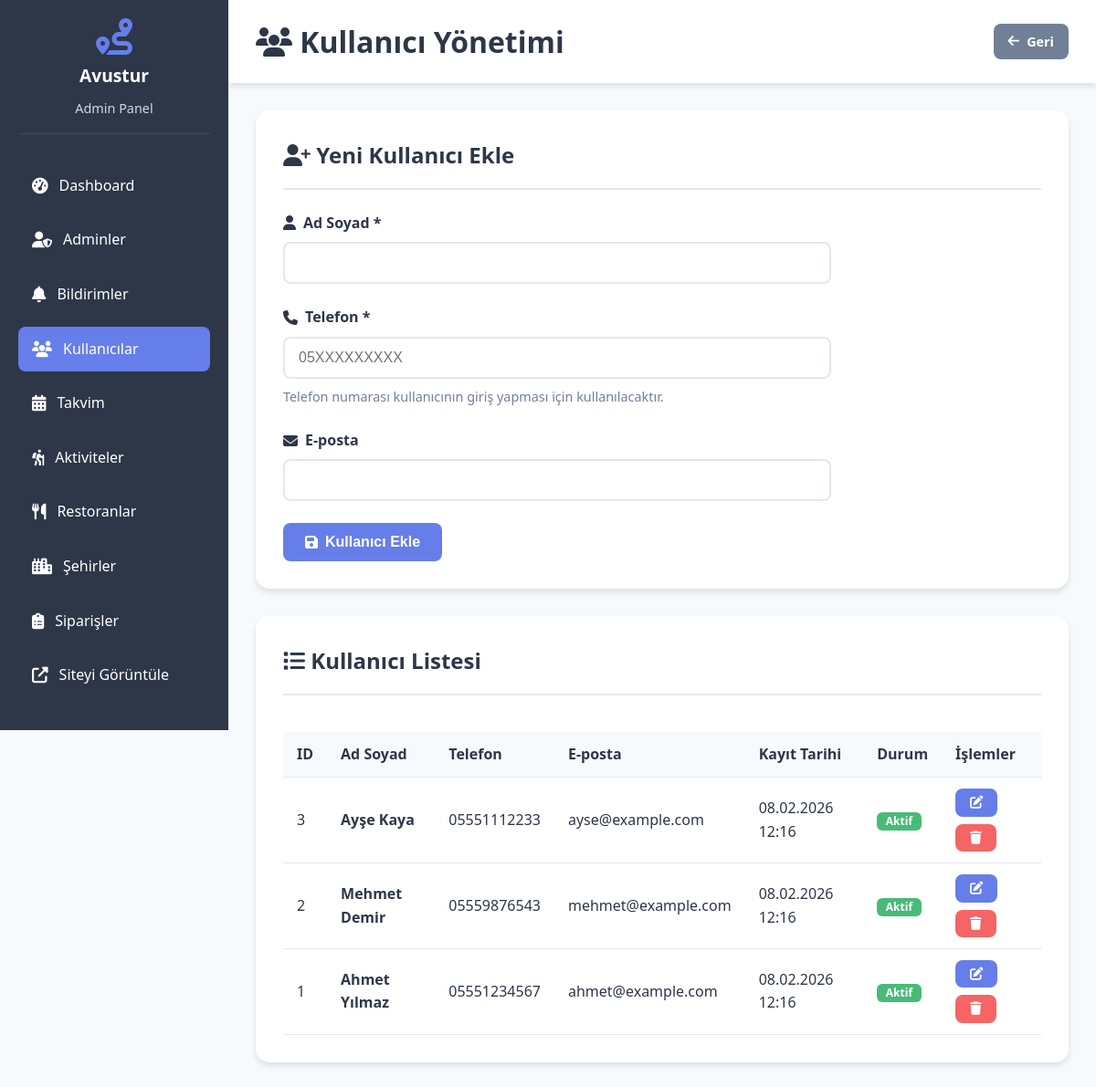
The page /admin/kullanicilar.php (signed in) on the database its author committed.
### tables this page shows
CREATE TABLE kullanicilar (
    id INT AUTO_INCREMENT PRIMARY KEY,
    ad_soyad VARCHAR(100) NOT NULL,
    telefon VARCHAR(15) UNIQUE NOT NULL,
    email VARCHAR(100),
    kayit_tarihi DATETIME DEFAULT CURRENT_TIMESTAMP,
    aktif TINYINT(1) DEFAULT 1,
    INDEX idx_telefon (telefon)
);

### config.php (called while the page is built, shortened)
<?php
function sanitize($data) {
    return htmlspecialchars(strip_tags(trim($data)), ENT_QUOTES, 'UTF-8');
}
?>

### admin/kullanicilar.php (the view, shortened to what this page needs)
<?php
require_once '../config.php';
$stmt = $db->query("SELECT * FROM kullanicilar ORDER BY id DESC");
$kullanicilar = $stmt->fetchAll();
?>
<!DOCTYPE html>
<html lang="tr">
<head>
    <link rel="stylesheet" href="../assets/css/style.css">
    <link rel="stylesheet" href="https://cdnjs.cloudflare.com/ajax/libs/font-awesome/6.4.0/css/all.min.css">
</head>
<body>
    <?php include 'includes/sidebar.php'; ?>
    <div class="admin-content">
        <div class="admin-header">
            <h1><i class="fas fa-users"></i> Kullanıcı Yönetimi</h1>
            <a href="index.php" class="btn btn-sm btn-secondary">
                <i class="fas fa-arrow-left"></i> Geri
            </a>
        </div>
        <div class="admin-card">
            <h2><i class="fas fa-user-plus"></i> Yeni Kullanıcı Ekle</h2>
            <form method="POST" style="max-width: 600px;">
                <div class="form-group">
                    <label for="ad_soyad">
                        <i class="fas fa-user"></i> Ad Soyad *
                    </label>
                    <input type="text" id="ad_soyad" name="ad_soyad" required>
                </div>
                <div class="form-group">
                    <label for="telefon">
                        <i class="fas fa-phone"></i> Telefon *
                    </label>
                    <input type="tel" id="telefon" name="telefon" placeholder="05XXXXXXXXX" maxlength="11" required>
                    <small>Telefon numarası kullanıcının giriş yapması için kullanılacaktır.</small>
                </div>
                <div class="form-group">
                    <label for="email">
                        <i class="fas fa-envelope"></i> E-posta
                    </label>
                    <input type="email" id="email" name="email">
                </div>
                <button type="submit" class="btn btn-primary">
                    <i class="fas fa-save"></i> Kullanıcı Ekle
                </button>
            </form>
        </div>
        <div class="admin-card">
            <h2><i class="fas fa-list"></i> Kullanıcı Listesi</h2>
            <?php if (count($kullanicilar) > 0): ?>
                <div class="table-responsive">
                    <table>
                        <thead>
                            <tr>
                                <th>ID</th>
                                <th>Ad Soyad</th>
                                <th>Telefon</th>
                                <th>E-posta</th>
                                <th>Kayıt Tarihi</th>
                                <th>Durum</th>
                                <th>İşlemler</th>
                            </tr>
                        </thead>
                        <tbody>
                            <?php foreach ($kullanicilar as $kullanici): ?>
                                <tr>
                                    <td><?php echo $kullanici['id']; ?></td>
                                    <td><strong><?php echo sanitize($kullanici['ad_soyad']); ?></strong></td>
                                    <td><?php echo sanitize($kullanici['telefon']); ?></td>
                                    <td><?php echo sanitize($kullanici['email']); ?></td>
                                    <td><?php echo date('d.m.Y H:i', strtotime($kullanici['kayit_tarihi'])); ?></td>
                                    <td>
                                        <?php if ($kullanici['aktif']): ?>
                                            <span class="badge badge-success">Aktif</span>
                                        <?php else: ?>
                                            <span class="badge badge-danger">Pasif</span>
                                        <?php endif; ?>
                                    </td>
                                    <td>
                                        <div class="action-buttons">
                                            <a href="kullanici_duzenle.php?id=<?php echo $kullanici['id']; ?>"
                                               class="btn btn-sm btn-primary"
                                               title="Düzenle">
                                                <i class="fas fa-edit"></i>
                                            </a>
                                            <?php if ($kullanici['aktif']): ?>
                                                <a href="?delete=<?php echo $kullanici['id']; ?>"
                                                   class="btn btn-sm btn-danger"
                                                   onclick="return confirm('Bu kullanıcıyı pasif yapmak istediğinize emin misiniz?')">
                                                    <i class="fas fa-trash"></i>
                                                </a>
                                            <?php endif; ?>
                                        </div>
                                    </td>
                                </tr>
                            <?php endforeach; ?>
                        </tbody>
                    </table>
                </div>
            <?php endif; ?>
        </div>
    </div>
</body>
</html>

### assets/css/style.css (style rules this page uses)
* { margin: 0; padding: 0; box-sizing: border-box; }
:root { --primary-color: #667eea; --secondary-color: #764ba2; --success-color: #48bb78; --danger-color: #f56565; --warning-color: #ed8936; --info-color: #4299e1; --dark-color: #2d3748; --light-color: #f7fafc; --white-color: #ffffff; --text-color: #2d3748; --text-light: #718096; --border-color: #e2e8f0; --shadow: 0 4px 6px rgba(0, 0, 0, 0.1); --shadow-lg: 0 10px 25px rgba(0, 0, 0, 0.15); }
body { font-family: 'Segoe UI', Tahoma, Geneva, Verdana, sans-serif; line-height: 1.6; color: var(--text-color); background-color: var(--light-color); }
a { text-decoration: none; color: inherit; transition: all 0.3s ease; }
.btn { display: inline-flex; align-items: center; gap: 8px; padding: 12px 24px; border: none; border-radius: 8px; font-size: 1rem; font-weight: 600; cursor: pointer; transition: all 0.3s ease; text-align: center; }
.btn-primary { background: var(--primary-color); color: var(--white-color); }
.btn-secondary { background: var(--text-light); color: var(--white-color); }
.btn-danger { background: var(--danger-color); color: var(--white-color); }
.btn-sm { padding: 8px 16px; font-size: 0.9rem; }
.form-group { margin-bottom: 1.5rem; }
.form-group label { display: flex; align-items: center; gap: 8px; font-weight: 600; margin-bottom: 0.5rem; color: var(--dark-color); }
.form-group input, .form-group select, .form-group textarea { width: 100%; padding: 12px 15px; border: 2px solid var(--border-color); border-radius: 8px; font-size: 1rem; transition: all 0.3s ease; }
.form-group small { display: block; margin-top: 0.5rem; color: var(--text-light); font-size: 0.9rem; }
.badge { display: inline-block; padding: 6px 12px; font-size: 0.85rem; font-weight: 600; border-radius: 20px; background: rgba(255, 255, 255, 0.3); }
.badge-success { background: var(--success-color); color: var(--white-color); }
.admin-content { margin-left: 250px; padding: 30px; min-height: 100vh; background: var(--light-color); }
.admin-header { background: var(--white-color); padding: 20px 30px; margin: -30px -30px 30px -30px; box-shadow: var(--shadow); display: flex; justify-content: space-between; align-items: center; }
.admin-header h1 { color: var(--dark-color); }
.admin-card { background: var(--white-color); padding: 30px; border-radius: 15px; box-shadow: var(--shadow); margin-bottom: 30px; }
.admin-card h2 { color: var(--dark-color); margin-bottom: 1.5rem; padding-bottom: 1rem; border-bottom: 2px solid var(--border-color); }
.table-responsive { overflow-x: auto; }
table { width: 100%; border-collapse: collapse; margin-top: 1rem; }
table thead { background: var(--light-color); }
table th, table td { padding: 12px 15px; text-align: left; border-bottom: 1px solid var(--border-color); }
table th { font-weight: 600; color: var(--dark-color); }
.action-buttons { display: flex; gap: 8px; }
.badge { display: inline-block; padding: 0.25rem 0.6rem; font-size: 0.75rem; font-weight: 600; line-height: 1; text-align: center; white-space: nowrap; vertical-align: baseline; border-radius: 0.375rem; }
.badge-success { background-color: var(--success-color); color: white; }
.action-buttons { display: flex; gap: 0.5rem; flex-wrap: wrap; }
.action-buttons .btn { margin: 0; }
.table-responsive { overflow-x: auto; -webkit-overflow-scrolling: touch; }

### rows shown on the page
kullanicilar: id "3", ad_soyad "Ayşe Kaya", telefon "05551112233", email "ayse@example.com", kayit_tarihi "08.02.2026 12:16", aktif "Aktif"
kullanicilar: id "2", ad_soyad "Mehmet Demir", telefon "05559876543", email "mehmet@example.com", kayit_tarihi "08.02.2026 12:16", aktif "Aktif"
kullanicilar: id "1", ad_soyad "Ahmet Yılmaz", telefon "05551234567", email "ahmet@example.com", kayit_tarihi "08.02.2026 12:16", aktif "Aktif"

### other values the page prints
SITE_NAME "Avustur"
